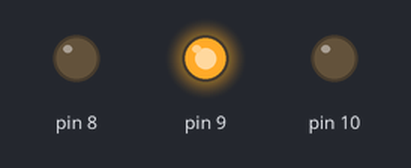
Bench run of a sketch on a simulated Arduino Uno, built with avr-gcc and run on an emulated ATmega328P. On the bench: output pins drawn as LEDs (lit = HIGH).

Above: at 0.5 s.
At 1.5 s:
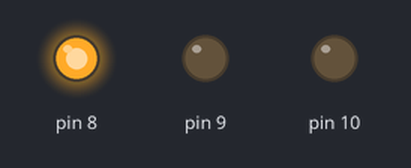
At 2.5 s:
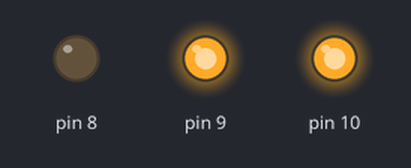
At 3.5 s:
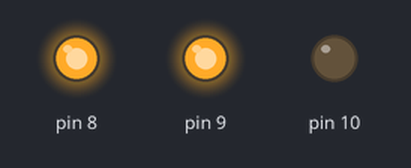
At 4.5 s:
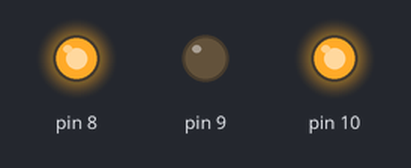
Timing chart, 0 to 6.5 s (numbered marks = the images above):
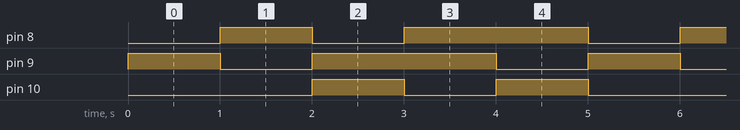

Measured:
- by itself, pin 8, pin 9: repeats every 5.0 s: LOW 1.0 s, HIGH 2.0 s, LOW 1.0 s, HIGH 1.0 s
- by itself, pin 10: repeats every 5.0 s: LOW 1.0 s, HIGH 1.0 s, LOW 2.0 s, HIGH 1.0 s
- by itself, everything shown: repeats every 5.0 s, in 5 steps

The sketch:

RGB.ino
```cpp
void setup() {
  // put your setup code here, to run once:
  pinMode(8,OUTPUT);
  pinMode(9,OUTPUT);
  pinMode(10,OUTPUT);
}

void loop() {
  // put your main code here, to run repeatedly:
  digitalWrite(8,0);
  digitalWrite(9,1);
  digitalWrite(10,0);
  delay(1000);
  digitalWrite(8,1);
  digitalWrite(9,0);
  digitalWrite(10,0);
  delay(1000);
  digitalWrite(8,0);
  digitalWrite(9,1);
  digitalWrite(10,1);
  delay(1000);
  digitalWrite(8,1);
  digitalWrite(9,1);
  digitalWrite(10,0);
  delay(1000);
  digitalWrite(8,1);
  digitalWrite(9,0);
  digitalWrite(10,1);
  delay(1000);
}
```
